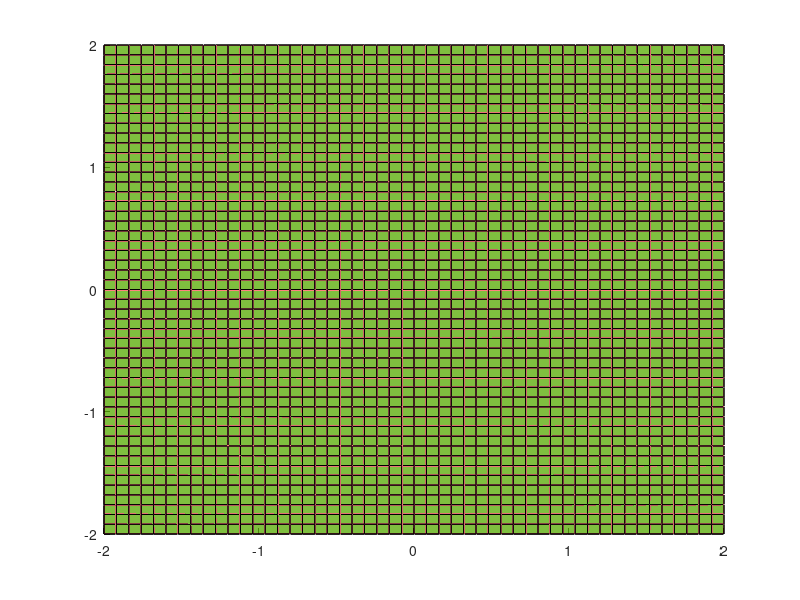

The MATLAB script that drew this image:
f = @(x, y) 1 + sin(x.*y)
g = @(x, y) 1 + sin(x.*y) + 0.001.*(1 - sqrt(x.^2 + y.^2))

x = -2 : 0.08 : 2
y = -2 : 0.08 : 2

[X, Y] = meshgrid(x, y)

hold on
surf(X, Y, f(X, Y), 'FaceColor', 'red', 'FaceAlpha', 0.5)
surf(X, Y, f(X, Y), 'FaceColor', 'green', 'FaceAlpha', 0.5)
